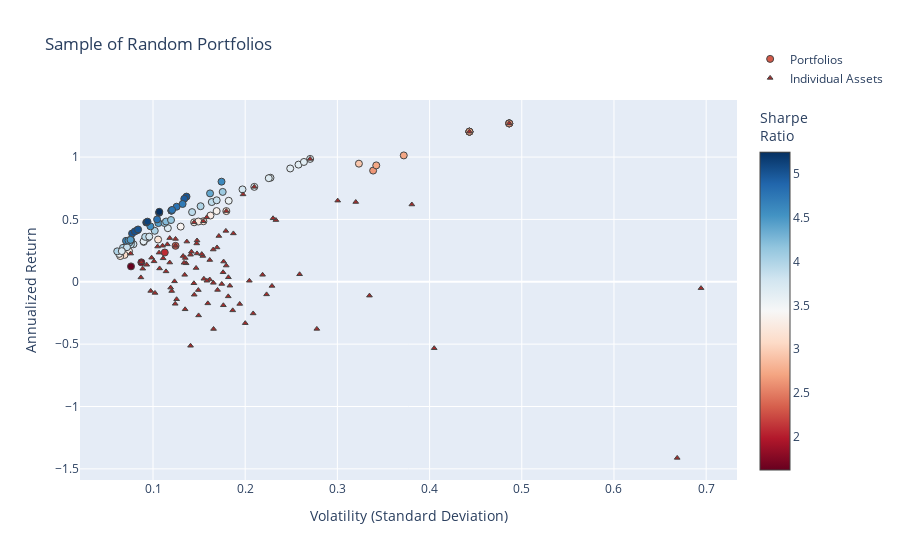

The notebook cell saved with this chart:
### Code cell
fig2 = go.Figure()

fig2.add_trace(go.Scatter(
    x=[np.sqrt(p["variance"]) for p in dominant_portfolios],  # Convert variance to volatility
    y=[p["return"] for p in dominant_portfolios],
    mode='markers',
    marker=dict(
        color=[p["return"] / (np.sqrt(p["variance"])) for p in dominant_portfolios],  # Sharpe Ratio
        showscale=True,
        size=7,
        line=dict(width=1),
        colorscale="RdBu",
        colorbar=dict(title="Sharpe<br>Ratio")
    ),
    hoverinfo='text',
    text=[
        f"Return: {p['return']:.3%}<br>Volatility: {np.sqrt(p['variance']):.3f}<br>" +
        f"Sharpe Ratio: {p['sharpe']:.3f}<br>" +
        "<br>".join([f"{p['tickers'][i]}: Weight={p['weights'][i]:.3f}" for i in range(len(p['tickers']))])
        for p in dominant_portfolios
    ],
    name="Portfolios"
))

fig2.add_trace(go.Scatter(
    x=volatility,
    y=annualized_returns,
    mode='markers',
    hoverinfo='text',
    hovertext=[
        f"{name} <br>Volatility: {vol:.3f} <br>Returns: {ret:.3%} <br>Sharpe Ratio: {sr:.3f}"
        for name, vol, ret, sr in zip(names, volatility, annualized_returns, sharpe_ratios)
    ],
    marker=dict(
        color='brown',
        size=5,
        symbol='triangle-up',  # Sets the marker shape to a triangle
        line=dict(width=1)
    ),
    name="Individual Assets"
))

fig2.update_layout(
    title='Sample of Random Portfolios',
    xaxis_title='Volatility (Standard Deviation)',
    yaxis_title='Annualized Return',
    legend=dict(y=5
    )
)


fig2.show()

### Figure 1 — Plotly figure (JSON) as saved in the notebook; plotly's stock layout.template omitted (floating-point values rounded to 4 significant figures)
{"data": [{"hoverinfo": "text", "marker": {"color": [2.316, 2.082, 2.611, 3.209, 2.715, 3.758, 4.011, 1.78, 3.732, 3.763, 3.403, 3.274, 3.297, 3.82, 3.7, 3.157, 1.621, 3.139, 4.446, 3.626, 3.566, 3.238, 2.631, 3.555, 3.355, 4.189, 4.103, 4.233, 3.922, 3.903, 3.295, 4.605, 3.613, 3.667, 3.936, 4.207, 4.141, 3.774, 2.715, 4.756, 5.181, 3.114, 3.995, 2.715, 2.723, 4.981, 3.864, 5.009, 2.611, 3.194, 3.937, 5.009, 4.377, 2.727, 4.573, 2.929, 4.392, 3.643, 4.035, 5.028, 2.715, 5.137, 3.533, 3.989, 4.237, 3.866, 3.643, 2.611, 3.65, 5.004, 4.792, 3.715, 4.642, 4.504, 5.251, 4.966, 4.721, 5.132, 2.715, 4.442, 2.611, 4.756, 4.787, 4.77, 3.643, 3.682], "colorbar": {"title": {"text": "Sharpe<br>Ratio"}}, "colorscale": [[0, "rgb(103,0,31)"], [0.1, "rgb(178,24,43)"], [0.2, "rgb(214,96,77)"], [0.3, "rgb(244,165,130)"], [0.4, "rgb(253,219,199)"], [0.5, "rgb(247,247,247)"], [0.6, "rgb(209,229,240)"], [0.7, "rgb(146,197,222)"], [0.8, "rgb(67,147,195)"], [0.9, "rgb(33,102,172)"], [1, "rgb(5,48,97)"]], "line": {"width": 1}, "showscale": true, "size": 7}, "mode": "markers", "name": "Portfolios", "text": ["Return: 28.825%<br>Volatility: 0.124<br>Sharpe Ratio: 2.316<br>ABBV_Close: Weight=1.000<br>JPM_Close: Weight=0.000<br>F_Close: Weight=0.000<br>GM_Close: Weight=0.000", "Return: 23.481%<br>Volatility: 0.113<br>Sharpe Ratio: 2.082<br>CRM_Close: Weight=0.451<br>TMO_Close: Weight=0.549<br>GM_Close: Weight=0.000", "Return: 126.996%<br>Volatility: 0.486<br>Sharpe Ratio: 2.611<br>VRTX_Close: Weight=1.000<br>MO_Close: Weight=0.000<br>F_Close: Weight=0.000", "Return: 33.864%<br>Volatility: 0.106<br>Sharpe Ratio: 3.209<br>AMD_Close: Weight=0.000<br>EW_Close: Weight=0.193<br>MA_Close: Weight=0.571<br>JNJ_Close: Weight=0.236", "Return: 120.348%<br>Volatility: 0.443<br>Sharpe Ratio: 2.715<br>NVDA_Close: Weight=1.000<br>MRK_Close: Weight=0.000<br>MS_Close: Weight=0.000", "Return: 74.052%<br>Volatility: 0.197<br>Sharpe Ratio: 3.758<br>CSCO_Close: Weight=0.000<br>NKE_Close: Weight=0.000<br>BABA_Close: Weight=0.680<br>GILD_Close: Weight=0.320", "Return: 40.872%<br>Volatility: 0.102<br>Sharpe Ratio: 4.011<br>WMT_Close: Weight=0.427<br>ADBE_Close: Weight=0.482<br>HD_Close: Weight=0.000<br>AMZN_Close: Weight=0.091", "Return: 15.556%<br>Volatility: 0.087<br>Sharpe Ratio: 1.780<br>MRK_Close: Weight=0.000<br>GE_Close: Weight=0.000<br>PEP_Close: Weight=1.000", "Return: 35.166%<br>Volatility: 0.094<br>Sharpe Ratio: 3.732<br>MCD_Close: Weight=0.559<br>SRE_Close: Weight=0.215<br>GOOG_Close: Weight=0.225", "Return: 34.535%<br>Volatility: 0.092<br>Sharpe Ratio: 3.763<br>ABBV_Close: Weight=0.310<br>UNH_Close: Weight=0.442<br>DE_Close: Weight=0.248", "Return: 44.247%<br>Volatility: 0.130<br>Sharpe Ratio: 3.403<br>TMO_Close: Weight=0.269<br>META_Close: Weight=0.731<br>F_Close: Weight=0.000<br>UA_Close: Weight=0.000", "Return: 53.135%<br>Volatility: 0.162<br>Sharpe Ratio: 3.274<br>UA_Close: Weight=0.000<br>ORCL_Close: Weight=0.519<br>ACN_Close: Weight=0.243<br>VRTX_Close: Weight=0.239", "Return: 47.674%<br>Volatility: 0.145<br>Sharpe Ratio: 3.297<br>MCD_Close: Weight=1.000<br>GE_Close: Weight=0.000<br>BIIB_Close: Weight=0.000<br>AMGN_Close: Weight=0.000", "Return: 30.098%<br>Volatility: 0.079<br>Sharpe Ratio: 3.820<br>NKE_Close: Weight=0.000<br>WMT_Close: Weight=0.384<br>PEP_Close: Weight=0.000<br>NEE_Close: Weight=0.616", "Return: 42.958%<br>Volatility: 0.116<br>Sharpe Ratio: 3.700<br>PFE_Close: Weight=0.000<br>DE_Close: Weight=0.223<br>MCD_Close: Weight=0.589<br>SAP_Close: Weight=0.188", "Return: 56.678%<br>Volatility: 0.180<br>Sharpe Ratio: 3.157<br>GS_Close: Weight=0.000<br>ISRG_Close: Weight=1.000<br>INTC_Close: Weight=0.000", "Return: 12.337%<br>Volatility: 0.076<br>Sharpe Ratio: 1.621<br>WFC_Close: Weight=0.000<br>DUK_Close: Weight=0.609<br>BSX_Close: Weight=0.391", "Return: 48.534%<br>Volatility: 0.155<br>Sharpe Ratio: 3.139<br>CRM_Close: Weight=0.000<br>WFC_Close: Weight=0.000<br>ADBE_Close: Weight=1.000<br>BMY_Close: Weight=0.000", "Return: 47.049%<br>Volatility: 0.106<br>Sharpe Ratio: 4.446<br>ACN_Close: Weight=0.000<br>AEP_Close: Weight=0.614<br>BABA_Close: Weight=0.372<br>CRM_Close: Weight=0.013", "Return: 76.095%<br>Volatility: 0.210<br>Sharpe Ratio: 3.626<br>MDT_Close: Weight=0.000<br>PYPL_Close: Weight=1.000<br>PG_Close: Weight=0.000<br>WFC_Close: Weight=0.000", "Return: 64.938%<br>Volatility: 0.182<br>Sharpe Ratio: 3.566<br>NKE_Close: Weight=0.080<br>BA_Close: Weight=0.920<br>JPM_Close: Weight=0.000<br>INTC_Close: Weight=0.000", "Return: 48.308%<br>Volatility: 0.149<br>Sharpe Ratio: 3.238<br>V_Close: Weight=0.788<br>NVDA_Close: Weight=0.212<br>INTC_Close: Weight=0.000", "Return: 89.141%<br>Volatility: 0.339<br>Sharpe Ratio: 2.631<br>VRTX_Close: Weight=0.688<br>HD_Close: Weight=0.312<br>GIS_Close: Weight=0.000<br>BAC_Close: Weight=0.000", "Return: 31.962%<br>Volatility: 0.090<br>Sharpe Ratio: 3.555<br>MSFT_Close: Weight=0.313<br>UNH_Close: Weight=0.548<br>HON_Close: Weight=0.139", "Return: 56.695%<br>Volatility: 0.169<br>Sharpe Ratio: 3.355<br>ISRG_Close: Weight=0.750<br>RMD_Close: Weight=0.043<br>REGN_Close: Weight=0.207<br>CPB_Close: Weight=0.000", "Return: 47.113%<br>Volatility: 0.112<br>Sharpe Ratio: 4.189<br>CVX_Close: Weight=0.000<br>SRE_Close: Weight=0.432<br>ABT_Close: Weight=0.173<br>BABA_Close: Weight=0.395", "Return: 72.053%<br>Volatility: 0.176<br>Sharpe Ratio: 4.103<br>BABA_Close: Weight=0.435<br>SNAP_Close: Weight=0.000<br>JPM_Close: Weight=0.000<br>META_Close: Weight=0.565", "Return: 48.328%<br>Volatility: 0.114<br>Sharpe Ratio: 4.233<br>BA_Close: Weight=0.458<br>SYK_Close: Weight=0.542<br>EMR_Close: Weight=0.000", "Return: 55.846%<br>Volatility: 0.142<br>Sharpe Ratio: 3.922<br>CAT_Close: Weight=0.266<br>MDT_Close: Weight=0.000<br>ISRG_Close: Weight=0.583<br>NFLX_Close: Weight=0.150", "Return: 63.914%<br>Volatility: 0.164<br>Sharpe Ratio: 3.903<br>CAT_Close: Weight=0.297<br>BA_Close: Weight=0.703<br>T_Close: Weight=0.000", "Return: 24.391%<br>Volatility: 0.074<br>Sharpe Ratio: 3.295<br>KR_Close: Weight=0.000<br>SAP_Close: Weight=0.219<br>KO_Close: Weight=0.781<br>EMR_Close: Weight=0.000", "Return: 80.276%<br>Volatility: 0.174<br>Sharpe Ratio: 4.605<br>NFLX_Close: Weight=0.093<br>BABA_Close: Weight=0.380<br>PG_Close: Weight=0.000<br>BA_Close: Weight=0.527", "Return: 32.453%<br>Volatility: 0.090<br>Sharpe Ratio: 3.613<br>NEE_Close: Weight=0.664<br>CVX_Close: Weight=0.000<br>DE_Close: Weight=0.336", "Return: 83.391%<br>Volatility: 0.227<br>Sharpe Ratio: 3.667<br>GOOG_Close: Weight=0.054<br>BSX_Close: Weight=0.000<br>CRM_Close: Weight=0.149<br>BABA_Close: Weight=0.797", "Return: 36.026%<br>Volatility: 0.092<br>Sharpe Ratio: 3.936<br>EW_Close: Weight=0.175<br>WMT_Close: Weight=0.310<br>LMT_Close: Weight=0.330<br>CAT_Close: Weight=0.184", "Return: 31.951%<br>Volatility: 0.076<br>Sharpe Ratio: 4.207<br>KO_Close: Weight=0.628<br>MCD_Close: Weight=0.372<br>MS_Close: Weight=0.000", "Return: 49.511%<br>Volatility: 0.120<br>Sharpe Ratio: 4.141<br>ABBV_Close: Weight=0.498<br>T_Close: Weight=0.000<br>BA_Close: Weight=0.502<br>ACN_Close: Weight=0.000", "Return: 36.202%<br>Volatility: 0.096<br>Sharpe Ratio: 3.774<br>UNH_Close: Weight=0.483<br>V_Close: Weight=0.396<br>DHR_Close: Weight=0.000<br>REGN_Close: Weight=0.120", "Return: 120.348%<br>Volatility: 0.443<br>Sharpe Ratio: 2.715<br>GM_Close: Weight=0.000<br>NVDA_Close: Weight=1.000<br>SYY_Close: Weight=0.000", "Return: 57.038%<br>Volatility: 0.120<br>Sharpe Ratio: 4.756<br>CVX_Close: Weight=0.000<br>CSCO_Close: Weight=0.000<br>UNH_Close: Weight=0.653<br>BABA_Close: Weight=0.347", "Return: 55.270%<br>Volatility: 0.107<br>Sharpe Ratio: 5.181<br>UNH_Close: Weight=0.466<br>BIIB_Close: Weight=0.000<br>PYPL_Close: Weight=0.256<br>BA_Close: Weight=0.278", "Return: 21.530%<br>Volatility: 0.069<br>Sharpe Ratio: 3.114<br>T_Close: Weight=0.000<br>BSX_Close: Weight=0.147<br>BTI_Close: Weight=0.000<br>KO_Close: Weight=0.853", "Return: 60.582%<br>Volatility: 0.152<br>Sharpe Ratio: 3.995<br>BABA_Close: Weight=0.487<br>SO_Close: Weight=0.000<br>SAP_Close: Weight=0.201<br>CMCSA_Close: Weight=0.312", "Return: 120.348%<br>Volatility: 0.443<br>Sharpe Ratio: 2.715<br>MRK_Close: Weight=0.000<br>NVDA_Close: Weight=1.000<br>RDY_Close: Weight=0.000", "Return: 101.312%<br>Volatility: 0.372<br>Sharpe Ratio: 2.723<br>T_Close: Weight=0.000<br>AAPL_Close: Weight=0.185<br>NVDA_Close: Weight=0.815", "Return: 41.395%<br>Volatility: 0.083<br>Sharpe Ratio: 4.981<br>BABA_Close: Weight=0.247<br>COST_Close: Weight=0.000<br>KO_Close: Weight=0.753", "Return: 65.329%<br>Volatility: 0.169<br>Sharpe Ratio: 3.864<br>ABT_Close: Weight=0.426<br>BABA_Close: Weight=0.574<br>GM_Close: Weight=0.000", "Return: 38.718%<br>Volatility: 0.077<br>Sharpe Ratio: 5.009<br>RTX_Close: Weight=0.090<br>KO_Close: Weight=0.687<br>BABA_Close: Weight=0.223<br>PG_Close: Weight=0.000", "Return: 126.996%<br>Volatility: 0.486<br>Sharpe Ratio: 2.611<br>VRTX_Close: Weight=1.000<br>MS_Close: Weight=0.000<br>SNAP_Close: Weight=0.000", "Return: 20.595%<br>Volatility: 0.064<br>Sharpe Ratio: 3.194<br>MMM_Close: Weight=0.172<br>BMY_Close: Weight=0.024<br>AEP_Close: Weight=0.052<br>KO_Close: Weight=0.751", "Return: 29.901%<br>Volatility: 0.076<br>Sharpe Ratio: 3.937<br>EMR_Close: Weight=0.000<br>HON_Close: Weight=0.374<br>DUK_Close: Weight=0.193<br>MCD_Close: Weight=0.433", "Return: 68.293%<br>Volatility: 0.136<br>Sharpe Ratio: 5.009<br>GS_Close: Weight=0.000<br>BABA_Close: Weight=0.340<br>NVDA_Close: Weight=0.046<br>MCD_Close: Weight=0.614", "Return: 70.862%<br>Volatility: 0.162<br>Sharpe Ratio: 4.377<br>BA_Close: Weight=0.617<br>BIIB_Close: Weight=0.000<br>NVDA_Close: Weight=0.208<br>EXC_Close: Weight=0.175", "Return: 93.314%<br>Volatility: 0.342<br>Sharpe Ratio: 2.727<br>NVDA_Close: Weight=0.765<br>HD_Close: Weight=0.235<br>SYY_Close: Weight=0.000", "Return: 44.447%<br>Volatility: 0.097<br>Sharpe Ratio: 4.573<br>BABA_Close: Weight=0.293<br>PEP_Close: Weight=0.445<br>WMT_Close: Weight=0.262<br>CVX_Close: Weight=0.000", "Return: 94.699%<br>Volatility: 0.323<br>Sharpe Ratio: 2.929<br>VRTX_Close: Weight=0.479<br>BIIB_Close: Weight=0.000<br>REGN_Close: Weight=0.521", "Return: 33.449%<br>Volatility: 0.076<br>Sharpe Ratio: 4.392<br>NEE_Close: Weight=0.486<br>ISRG_Close: Weight=0.298<br>JPM_Close: Weight=0.077<br>HON_Close: Weight=0.138", "Return: 98.505%<br>Volatility: 0.270<br>Sharpe Ratio: 3.643<br>QCOM_Close: Weight=0.000<br>BAC_Close: Weight=0.000<br>BABA_Close: Weight=1.000", "Return: 27.208%<br>Volatility: 0.067<br>Sharpe Ratio: 4.035<br>MDT_Close: Weight=0.000<br>UNH_Close: Weight=0.251<br>KO_Close: Weight=0.549<br>SYK_Close: Weight=0.200", "Return: 40.378%<br>Volatility: 0.080<br>Sharpe Ratio: 5.028<br>BABA_Close: Weight=0.223<br>MSFT_Close: Weight=0.086<br>KO_Close: Weight=0.691", "Return: 120.348%<br>Volatility: 0.443<br>Sharpe Ratio: 2.715<br>NVDA_Close: Weight=1.000<br>GE_Close: Weight=0.000<br>COST_Close: Weight=0.000", "Return: 47.602%<br>Volatility: 0.093<br>Sharpe Ratio: 5.137<br>MCD_Close: Weight=0.412<br>BA_Close: Weight=0.334<br>JNJ_Close: Weight=0.237<br>NKE_Close: Weight=0.017", "Return: 22.352%<br>Volatility: 0.063<br>Sharpe Ratio: 3.533<br>KO_Close: Weight=0.626<br>HON_Close: Weight=0.134<br>LMT_Close: Weight=0.239<br>GE_Close: Weight=0.000", "Return: 24.409%<br>Volatility: 0.061<br>Sharpe Ratio: 3.989<br>MMM_Close: Weight=0.151<br>WMT_Close: Weight=0.236<br>KO_Close: Weight=0.531<br>GOOG_Close: Weight=0.082", "Return: 31.451%<br>Volatility: 0.074<br>Sharpe Ratio: 4.237<br>AMGN_Close: Weight=0.000<br>KO_Close: Weight=0.659<br>ADBE_Close: Weight=0.341", "Return: 27.746%<br>Volatility: 0.072<br>Sharpe Ratio: 3.866<br>KO_Close: Weight=0.613<br>MSFT_Close: Weight=0.223<br>BAC_Close: Weight=0.000<br>DE_Close: Weight=0.164", "Return: 93.931%<br>Volatility: 0.258<br>Sharpe Ratio: 3.643<br>BSX_Close: Weight=0.028<br>BABA_Close: Weight=0.949<br>SYY_Close: Weight=0.023", "Return: 126.996%<br>Volatility: 0.486<br>Sharpe Ratio: 2.611<br>F_Close: Weight=0.000<br>UA_Close: Weight=0.000<br>VRTX_Close: Weight=1.000<br>PFE_Close: Weight=0.000", "Return: 90.833%<br>Volatility: 0.249<br>Sharpe Ratio: 3.650<br>BABA_Close: Weight=0.894<br>RDY_Close: Weight=0.000<br>GS_Close: Weight=0.000<br>GOOGL_Close: Weight=0.106", "Return: 41.935%<br>Volatility: 0.084<br>Sharpe Ratio: 5.004<br>ISRG_Close: Weight=0.267<br>NEE_Close: Weight=0.419<br>MCD_Close: Weight=0.314<br>MO_Close: Weight=0.000", "Return: 60.193%<br>Volatility: 0.126<br>Sharpe Ratio: 4.792<br>COST_Close: Weight=0.000<br>MCD_Close: Weight=0.555<br>ISRG_Close: Weight=0.324<br>VRTX_Close: Weight=0.121", "Return: 24.582%<br>Volatility: 0.066<br>Sharpe Ratio: 3.715<br>KO_Close: Weight=0.684<br>ACN_Close: Weight=0.000<br>ABBV_Close: Weight=0.316", "Return: 32.836%<br>Volatility: 0.071<br>Sharpe Ratio: 4.642<br>DIS_Close: Weight=0.000<br>UNH_Close: Weight=0.262<br>KO_Close: Weight=0.460<br>MCD_Close: Weight=0.278", "Return: 33.068%<br>Volatility: 0.073<br>Sharpe Ratio: 4.504<br>KO_Close: Weight=0.693<br>ISRG_Close: Weight=0.307<br>WFC_Close: Weight=0.000", "Return: 56.090%<br>Volatility: 0.107<br>Sharpe Ratio: 5.251<br>T_Close: Weight=0.000<br>MCD_Close: Weight=0.449<br>ABBV_Close: Weight=0.282<br>BABA_Close: Weight=0.270", "Return: 66.507%<br>Volatility: 0.134<br>Sharpe Ratio: 4.966<br>MS_Close: Weight=0.000<br>MCD_Close: Weight=0.630<br>BABA_Close: Weight=0.370", "Return: 62.371%<br>Volatility: 0.132<br>Sharpe Ratio: 4.721<br>EXC_Close: Weight=0.337<br>PYPL_Close: Weight=0.352<br>BABA_Close: Weight=0.310", "Return: 48.219%<br>Volatility: 0.094<br>Sharpe Ratio: 5.132<br>JPM_Close: Weight=0.000<br>BA_Close: Weight=0.338<br>MCD_Close: Weight=0.419<br>JNJ_Close: Weight=0.243", "Return: 120.348%<br>Volatility: 0.443<br>Sharpe Ratio: 2.715<br>BIIB_Close: Weight=0.000<br>UA_Close: Weight=0.000<br>NVDA_Close: Weight=1.000", "Return: 33.601%<br>Volatility: 0.076<br>Sharpe Ratio: 4.442<br>SYK_Close: Weight=0.299<br>VRTX_Close: Weight=0.084<br>UA_Close: Weight=0.000<br>KO_Close: Weight=0.617", "Return: 126.996%<br>Volatility: 0.486<br>Sharpe Ratio: 2.611<br>CPB_Close: Weight=0.000<br>VRTX_Close: Weight=1.000<br>F_Close: Weight=0.000<br>MO_Close: Weight=0.000", "Return: 57.036%<br>Volatility: 0.120<br>Sharpe Ratio: 4.756<br>UNH_Close: Weight=0.653<br>BABA_Close: Weight=0.347<br>RDY_Close: Weight=0.000", "Return: 50.009%<br>Volatility: 0.104<br>Sharpe Ratio: 4.787<br>BABA_Close: Weight=0.305<br>PG_Close: Weight=0.139<br>UNH_Close: Weight=0.556", "Return: 57.577%<br>Volatility: 0.121<br>Sharpe Ratio: 4.770<br>CRM_Close: Weight=0.000<br>VRTX_Close: Weight=0.111<br>BA_Close: Weight=0.481<br>TMO_Close: Weight=0.409", "Return: 96.061%<br>Volatility: 0.264<br>Sharpe Ratio: 3.643<br>NKE_Close: Weight=0.000<br>SYY_Close: Weight=0.025<br>BABA_Close: Weight=0.975", "Return: 83.055%<br>Volatility: 0.226<br>Sharpe Ratio: 3.682<br>INTC_Close: Weight=0.000<br>PFE_Close: Weight=0.000<br>BABA_Close: Weight=0.812<br>RMD_Close: Weight=0.188"], "type": "scatter", "x": [0.1244, 0.1128, 0.4864, 0.1055, 0.4432, 0.1971, 0.1019, 0.08737, 0.09423, 0.09178, 0.13, 0.1623, 0.1446, 0.07879, 0.1161, 0.1795, 0.07613, 0.1546, 0.1058, 0.2099, 0.1821, 0.1492, 0.3388, 0.0899, 0.169, 0.1125, 0.1756, 0.1142, 0.1424, 0.1638, 0.07403, 0.1743, 0.08982, 0.2274, 0.09153, 0.07595, 0.1196, 0.09591, 0.4432, 0.1199, 0.1067, 0.06914, 0.1516, 0.4432, 0.372, 0.08311, 0.1691, 0.0773, 0.4864, 0.06447, 0.07595, 0.1363, 0.1619, 0.3422, 0.0972, 0.3233, 0.07616, 0.2704, 0.06743, 0.08031, 0.4432, 0.09266, 0.06326, 0.06119, 0.07424, 0.07177, 0.2578, 0.4864, 0.2488, 0.0838, 0.1256, 0.06617, 0.07073, 0.07342, 0.1068, 0.1339, 0.1321, 0.09396, 0.4432, 0.07564, 0.4864, 0.1199, 0.1045, 0.1207, 0.2637, 0.2256], "y": [0.2883, 0.2348, 1.27, 0.3386, 1.203, 0.7405, 0.4087, 0.1556, 0.3517, 0.3453, 0.4425, 0.5313, 0.4767, 0.301, 0.4296, 0.5668, 0.1234, 0.4853, 0.4705, 0.761, 0.6494, 0.4831, 0.8914, 0.3196, 0.5669, 0.4711, 0.7205, 0.4833, 0.5585, 0.6391, 0.2439, 0.8028, 0.3245, 0.8339, 0.3603, 0.3195, 0.4951, 0.362, 1.203, 0.5704, 0.5527, 0.2153, 0.6058, 1.203, 1.013, 0.414, 0.6533, 0.3872, 1.27, 0.2059, 0.299, 0.6829, 0.7086, 0.9331, 0.4445, 0.947, 0.3345, 0.9851, 0.2721, 0.4038, 1.203, 0.476, 0.2235, 0.2441, 0.3145, 0.2775, 0.9393, 1.27, 0.9083, 0.4194, 0.6019, 0.2458, 0.3284, 0.3307, 0.5609, 0.6651, 0.6237, 0.4822, 1.203, 0.336, 1.27, 0.5704, 0.5001, 0.5758, 0.9606, 0.8306]}, {"hoverinfo": "text", "hovertext": ["RDY_Close <br>Volatility: 0.278 <br>Returns: -37.763% <br>Sharpe Ratio: -1.360", "WFC_Close <br>Volatility: 0.176 <br>Returns: -18.838% <br>Sharpe Ratio: -1.068", "RTX_Close <br>Volatility: 0.093 <br>Returns: 13.645% <br>Sharpe Ratio: 1.464", "GM_Close <br>Volatility: 0.170 <br>Returns: -6.544% <br>Sharpe Ratio: -0.385", "KO_Close <br>Volatility: 0.076 <br>Returns: 22.618% <br>Sharpe Ratio: 2.987", "GOOG_Close <br>Volatility: 0.169 <br>Returns: 27.511% <br>Sharpe Ratio: 1.624", "NFLX_Close <br>Volatility: 0.320 <br>Returns: 63.935% <br>Sharpe Ratio: 1.998", "INTC_Close <br>Volatility: 0.144 <br>Returns: -1.191% <br>Sharpe Ratio: -0.083", "WMT_Close <br>Volatility: 0.148 <br>Returns: 33.100% <br>Sharpe Ratio: 2.240", "SO_Close <br>Volatility: 0.102 <br>Returns: -8.956% <br>Sharpe Ratio: -0.877", "XOM_Close <br>Volatility: 0.120 <br>Returns: -7.396% <br>Sharpe Ratio: -0.615", "CMCSA_Close <br>Volatility: 0.154 <br>Returns: 20.680% <br>Sharpe Ratio: 1.342", "MDT_Close <br>Volatility: 0.114 <br>Returns: 8.328% <br>Sharpe Ratio: 0.730", "AMZN_Close <br>Volatility: 0.171 <br>Returns: 36.711% <br>Sharpe Ratio: 2.142", "PFE_Close <br>Volatility: 0.098 <br>Returns: -7.335% <br>Sharpe Ratio: -0.752", "GOOGL_Close <br>Volatility: 0.165 <br>Returns: 25.843% <br>Sharpe Ratio: 1.563", "PEP_Close <br>Volatility: 0.087 <br>Returns: 15.556% <br>Sharpe Ratio: 1.780", "TXN_Close <br>Volatility: 0.179 <br>Returns: 13.001% <br>Sharpe Ratio: 0.725", "T_Close <br>Volatility: 0.145 <br>Returns: -10.384% <br>Sharpe Ratio: -0.718", "VRTX_Close <br>Volatility: 0.486 <br>Returns: 126.996% <br>Sharpe Ratio: 2.611", "CVX_Close <br>Volatility: 0.149 <br>Returns: -6.629% <br>Sharpe Ratio: -0.444", "CRM_Close <br>Volatility: 0.148 <br>Returns: 22.729% <br>Sharpe Ratio: 1.539", "CAT_Close <br>Volatility: 0.233 <br>Returns: 49.457% <br>Sharpe Ratio: 2.120", "BIIB_Close <br>Volatility: 0.229 <br>Returns: -3.324% <br>Sharpe Ratio: -0.145", "V_Close <br>Volatility: 0.110 <br>Returns: 28.881% <br>Sharpe Ratio: 2.616", "SYY_Close <br>Volatility: 0.155 <br>Returns: 2.406% <br>Sharpe Ratio: 0.155", "BMY_Close <br>Volatility: 0.182 <br>Returns: 3.608% <br>Sharpe Ratio: 0.198", "DIS_Close <br>Volatility: 0.123 <br>Returns: 0.346% <br>Sharpe Ratio: 0.028", "HD_Close <br>Volatility: 0.134 <br>Returns: 5.554% <br>Sharpe Ratio: 0.413", "SNAP_Close <br>Volatility: 0.669 <br>Returns: -141.181% <br>Sharpe Ratio: -2.112", "GIS_Close <br>Volatility: 0.124 <br>Returns: -17.660% <br>Sharpe Ratio: -1.423", "MSFT_Close <br>Volatility: 0.137 <br>Returns: 32.231% <br>Sharpe Ratio: 2.358", "JPM_Close <br>Volatility: 0.162 <br>Returns: 1.822% <br>Sharpe Ratio: 0.113", "SRE_Close <br>Volatility: 0.107 <br>Returns: 10.690% <br>Sharpe Ratio: 0.998", "EMR_Close <br>Volatility: 0.165 <br>Returns: -0.844% <br>Sharpe Ratio: -0.051", "QCOM_Close <br>Volatility: 0.182 <br>Returns: -11.695% <br>Sharpe Ratio: -0.644", "ABT_Close <br>Volatility: 0.133 <br>Returns: 20.651% <br>Sharpe Ratio: 1.556", "ADBE_Close <br>Volatility: 0.155 <br>Returns: 48.534% <br>Sharpe Ratio: 3.139", "HON_Close <br>Volatility: 0.099 <br>Returns: 19.309% <br>Sharpe Ratio: 1.960", "GILD_Close <br>Volatility: 0.153 <br>Returns: 22.185% <br>Sharpe Ratio: 1.451", "SYK_Close <br>Volatility: 0.116 <br>Returns: 29.992% <br>Sharpe Ratio: 2.595", "EXC_Close <br>Volatility: 0.136 <br>Returns: 14.814% <br>Sharpe Ratio: 1.090", "EW_Close <br>Volatility: 0.230 <br>Returns: 50.893% <br>Sharpe Ratio: 2.211", "IBM_Close <br>Volatility: 0.141 <br>Returns: -51.301% <br>Sharpe Ratio: -3.645", "ORCL_Close <br>Volatility: 0.187 <br>Returns: 38.781% <br>Sharpe Ratio: 2.072", "BAC_Close <br>Volatility: 0.223 <br>Returns: -10.107% <br>Sharpe Ratio: -0.453", "AAPL_Close <br>Volatility: 0.162 <br>Returns: 17.462% <br>Sharpe Ratio: 1.081", "JNJ_Close <br>Volatility: 0.111 <br>Returns: 18.793% <br>Sharpe Ratio: 1.693", "NVDA_Close <br>Volatility: 0.443 <br>Returns: 120.348% <br>Sharpe Ratio: 2.715", "BA_Close <br>Volatility: 0.198 <br>Returns: 70.035% <br>Sharpe Ratio: 3.543", "DUK_Close <br>Volatility: 0.089 <br>Returns: 10.492% <br>Sharpe Ratio: 1.180", "TMO_Close <br>Volatility: 0.142 <br>Returns: 24.099% <br>Sharpe Ratio: 1.701", "VZ_Close <br>Volatility: 0.175 <br>Returns: -1.752% <br>Sharpe Ratio: -0.100", "META_Close <br>Volatility: 0.158 <br>Returns: 51.648% <br>Sharpe Ratio: 3.262", "MA_Close <br>Volatility: 0.124 <br>Returns: 34.348% <br>Sharpe Ratio: 2.760", "CPB_Close <br>Volatility: 0.149 <br>Returns: -26.972% <br>Sharpe Ratio: -1.805", "KR_Close <br>Volatility: 0.405 <br>Returns: -53.258% <br>Sharpe Ratio: -1.315", "BSX_Close <br>Volatility: 0.134 <br>Returns: 15.214% <br>Sharpe Ratio: 1.138", "MO_Close <br>Volatility: 0.200 <br>Returns: -33.192% <br>Sharpe Ratio: -1.659", "PG_Close <br>Volatility: 0.087 <br>Returns: 3.502% <br>Sharpe Ratio: 0.403", "NEE_Close <br>Volatility: 0.105 <br>Returns: 28.234% <br>Sharpe Ratio: 2.689", "UNH_Close <br>Volatility: 0.118 <br>Returns: 35.013% <br>Sharpe Ratio: 2.965", "ZBH_Close <br>Volatility: 0.176 <br>Returns: 7.620% <br>Sharpe Ratio: 0.433", "MCD_Close <br>Volatility: 0.145 <br>Returns: 47.674% <br>Sharpe Ratio: 3.297", "ABBV_Close <br>Volatility: 0.124 <br>Returns: 28.825% <br>Sharpe Ratio: 2.316", "ISRG_Close <br>Volatility: 0.180 <br>Returns: 56.678% <br>Sharpe Ratio: 3.157", "F_Close <br>Volatility: 0.186 <br>Returns: -22.923% <br>Sharpe Ratio: -1.229", "LLY_Close <br>Volatility: 0.158 <br>Returns: 0.828% <br>Sharpe Ratio: 0.052", "AEP_Close <br>Volatility: 0.101 <br>Returns: 16.390% <br>Sharpe Ratio: 1.620", "PM_Close <br>Volatility: 0.135 <br>Returns: 19.081% <br>Sharpe Ratio: 1.414", "TSLA_Close <br>Volatility: 0.381 <br>Returns: 61.965% <br>Sharpe Ratio: 1.627", "DE_Close <br>Volatility: 0.179 <br>Returns: 40.807% <br>Sharpe Ratio: 2.279", "GS_Close <br>Volatility: 0.209 <br>Returns: -25.385% <br>Sharpe Ratio: -1.217", "ETN_Close <br>Volatility: 0.141 <br>Returns: 21.693% <br>Sharpe Ratio: 1.541", "AMD_Close <br>Volatility: 0.694 <br>Returns: -5.109% <br>Sharpe Ratio: -0.074", "BTI_Close <br>Volatility: 0.204 <br>Returns: 0.821% <br>Sharpe Ratio: 0.040", "PYPL_Close <br>Volatility: 0.210 <br>Returns: 76.095% <br>Sharpe Ratio: 3.626", "UA_Close <br>Volatility: 0.335 <br>Returns: -11.114% <br>Sharpe Ratio: -0.332", "NKE_Close <br>Volatility: 0.259 <br>Returns: 6.009% <br>Sharpe Ratio: 0.232", "SAP_Close <br>Volatility: 0.147 <br>Returns: 30.726% <br>Sharpe Ratio: 2.084", "MRK_Close <br>Volatility: 0.119 <br>Returns: -4.687% <br>Sharpe Ratio: -0.393", "GE_Close <br>Volatility: 0.166 <br>Returns: -37.831% <br>Sharpe Ratio: -2.284", "MMM_Close <br>Volatility: 0.118 <br>Returns: 15.425% <br>Sharpe Ratio: 1.305", "LMT_Close <br>Volatility: 0.107 <br>Returns: 23.364% <br>Sharpe Ratio: 2.192", "COST_Close <br>Volatility: 0.194 <br>Returns: -17.769% <br>Sharpe Ratio: -0.916", "RMD_Close <br>Volatility: 0.177 <br>Returns: 16.205% <br>Sharpe Ratio: 0.918", "BABA_Close <br>Volatility: 0.270 <br>Returns: 98.505% <br>Sharpe Ratio: 3.643", "REGN_Close <br>Volatility: 0.300 <br>Returns: 65.057% <br>Sharpe Ratio: 2.166", "ACN_Close <br>Volatility: 0.147 <br>Returns: 11.058% <br>Sharpe Ratio: 0.754", "AMGN_Close <br>Volatility: 0.183 <br>Returns: -3.148% <br>Sharpe Ratio: -0.172", "DHR_Close <br>Volatility: 0.126 <br>Returns: -13.996% <br>Sharpe Ratio: -1.114", "K_Close <br>Volatility: 0.135 <br>Returns: -22.065% <br>Sharpe Ratio: -1.636", "MS_Close <br>Volatility: 0.219 <br>Returns: 5.606% <br>Sharpe Ratio: 0.256", "CSCO_Close <br>Volatility: 0.159 <br>Returns: -17.299% <br>Sharpe Ratio: -1.085"], "marker": {"color": "brown", "line": {"width": 1}, "size": 5, "symbol": "triangle-up"}, "mode": "markers", "name": "Individual Assets", "type": "scatter", "x": [0.2777, 0.1763, 0.09322, 0.17, 0.07573, 0.1694, 0.3199, 0.1444, 0.1478, 0.1022, 0.1203, 0.1541, 0.1141, 0.1714, 0.09751, 0.1653, 0.08737, 0.1794, 0.1447, 0.4864, 0.1492, 0.1477, 0.2333, 0.2291, 0.1104, 0.1552, 0.1818, 0.1233, 0.1344, 0.6686, 0.1241, 0.1367, 0.1615, 0.1071, 0.1655, 0.1816, 0.1327, 0.1546, 0.09851, 0.1529, 0.1156, 0.1359, 0.2302, 0.1407, 0.1872, 0.2232, 0.1616, 0.111, 0.4432, 0.1977, 0.08891, 0.1417, 0.1746, 0.1583, 0.1244, 0.1495, 0.405, 0.1336, 0.2, 0.08685, 0.105, 0.1181, 0.176, 0.1446, 0.1244, 0.1795, 0.1865, 0.1584, 0.1011, 0.135, 0.3808, 0.179, 0.2086, 0.1407, 0.6944, 0.2045, 0.2099, 0.3348, 0.259, 0.1474, 0.1191, 0.1657, 0.1182, 0.1066, 0.1941, 0.1766, 0.2704, 0.3004, 0.1467, 0.1834, 0.1256, 0.1348, 0.2189, 0.1594], "y": [-0.3776, -0.1884, 0.1365, -0.06544, 0.2262, 0.2751, 0.6393, -0.01191, 0.331, -0.08956, -0.07396, 0.2068, 0.08328, 0.3671, -0.07335, 0.2584, 0.1556, 0.13, -0.1038, 1.27, -0.06629, 0.2273, 0.4946, -0.03324, 0.2888, 0.02406, 0.03608, 0.003455, 0.05554, -1.412, -0.1766, 0.3223, 0.01822, 0.1069, -0.008444, -0.117, 0.2065, 0.4853, 0.1931, 0.2219, 0.2999, 0.1481, 0.5089, -0.513, 0.3878, -0.1011, 0.1746, 0.1879, 1.203, 0.7003, 0.1049, 0.241, -0.01752, 0.5165, 0.3435, -0.2697, -0.5326, 0.1521, -0.3319, 0.03502, 0.2823, 0.3501, 0.0762, 0.4767, 0.2883, 0.5668, -0.2292, 0.008279, 0.1639, 0.1908, 0.6196, 0.4081, -0.2539, 0.2169, -0.05109, 0.008212, 0.761, -0.1111, 0.06009, 0.3073, -0.04687, -0.3783, 0.1543, 0.2336, -0.1777, 0.162, 0.9851, 0.6506, 0.1106, -0.03148, -0.14, -0.2206, 0.05606, -0.173]}], "layout": {"legend": {"y": 5}, "title": {"text": "Sample of Random Portfolios"}, "xaxis": {"title": {"text": "Volatility (Standard Deviation)"}}, "yaxis": {"title": {"text": "Annualized Return"}}}}
